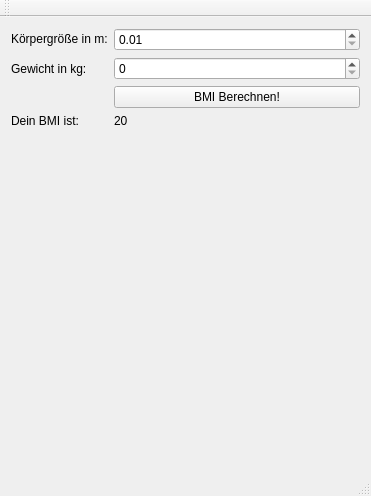
<?xml version="1.0" encoding="UTF-8"?>
<ui version="4.0">
 <class>MainWindow</class>
 <widget class="QMainWindow" name="MainWindow">
  <property name="geometry">
   <rect>
    <x>0</x>
    <y>0</y>
    <width>371</width>
    <height>496</height>
   </rect>
  </property>
  <property name="windowTitle">
   <string>MainWindow</string>
  </property>
  <widget class="QWidget" name="centralWidget">
   <property name="enabled">
    <bool>true</bool>
   </property>
   <layout class="QGridLayout" name="gridLayout_2">
    <item row="0" column="2">
     <layout class="QFormLayout" name="formLayout">
      <property name="sizeConstraint">
       <enum>QLayout::SetDefaultConstraint</enum>
      </property>
      <property name="verticalSpacing">
       <number>-1</number>
      </property>
      <item row="0" column="0">
       <widget class="QLabel" name="label">
        <property name="text">
         <string>K&amp;ouml;rpergr&amp;ouml;&amp;szlig;e in m:</string>
        </property>
        <property name="textFormat">
         <enum>Qt::RichText</enum>
        </property>
       </widget>
      </item>
      <item row="0" column="1">
       <widget class="QDoubleSpinBox" name="height">
        <property name="minimum">
         <double>0.010000000000000</double>
        </property>
        <property name="maximum">
         <double>2.500000000000000</double>
        </property>
        <property name="singleStep">
         <double>0.010000000000000</double>
        </property>
       </widget>
      </item>
      <item row="1" column="0">
       <widget class="QLabel" name="label_2">
        <property name="text">
         <string>Gewicht in kg:</string>
        </property>
       </widget>
      </item>
      <item row="1" column="1">
       <widget class="QSpinBox" name="weigth"/>
      </item>
      <item row="2" column="1">
       <widget class="QPushButton" name="calculate">
        <property name="text">
         <string>BMI Berechnen!</string>
        </property>
       </widget>
      </item>
      <item row="3" column="1">
       <widget class="QLabel" name="result">
        <property name="text">
         <string>20</string>
        </property>
       </widget>
      </item>
      <item row="3" column="0">
       <widget class="QLabel" name="result_label">
        <property name="enabled">
         <bool>true</bool>
        </property>
        <property name="text">
         <string>Dein BMI ist:</string>
        </property>
       </widget>
      </item>
     </layout>
    </item>
   </layout>
  </widget>
  <widget class="QMenuBar" name="menuBar">
   <property name="geometry">
    <rect>
     <x>0</x>
     <y>0</y>
     <width>371</width>
     <height>22</height>
    </rect>
   </property>
  </widget>
  <widget class="QToolBar" name="mainToolBar">
   <attribute name="toolBarArea">
    <enum>TopToolBarArea</enum>
   </attribute>
   <attribute name="toolBarBreak">
    <bool>false</bool>
   </attribute>
  </widget>
  <widget class="QStatusBar" name="statusBar"/>
 </widget>
 <layoutdefault spacing="6" margin="11"/>
 <resources/>
 <connections/>
</ui>
